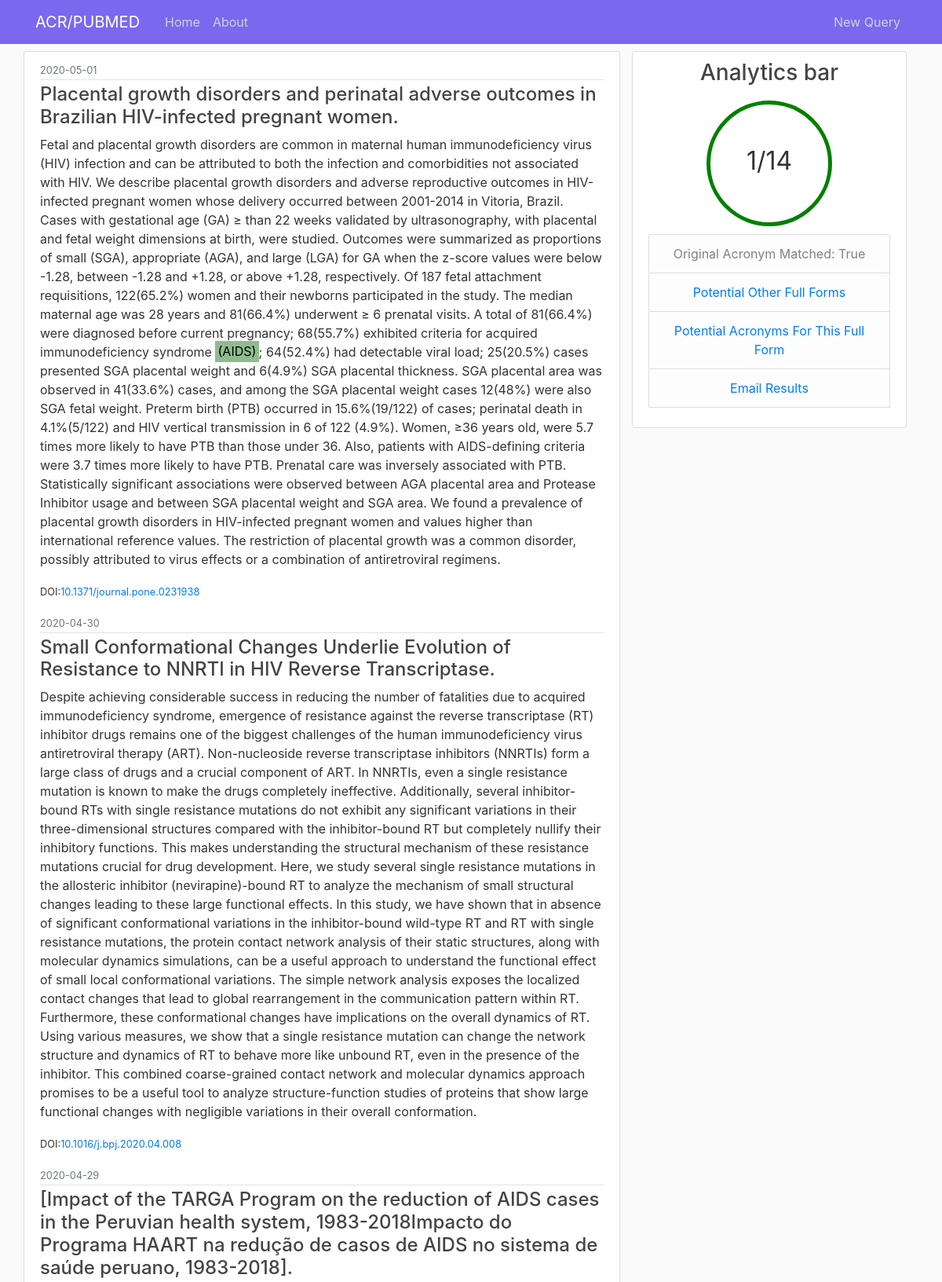
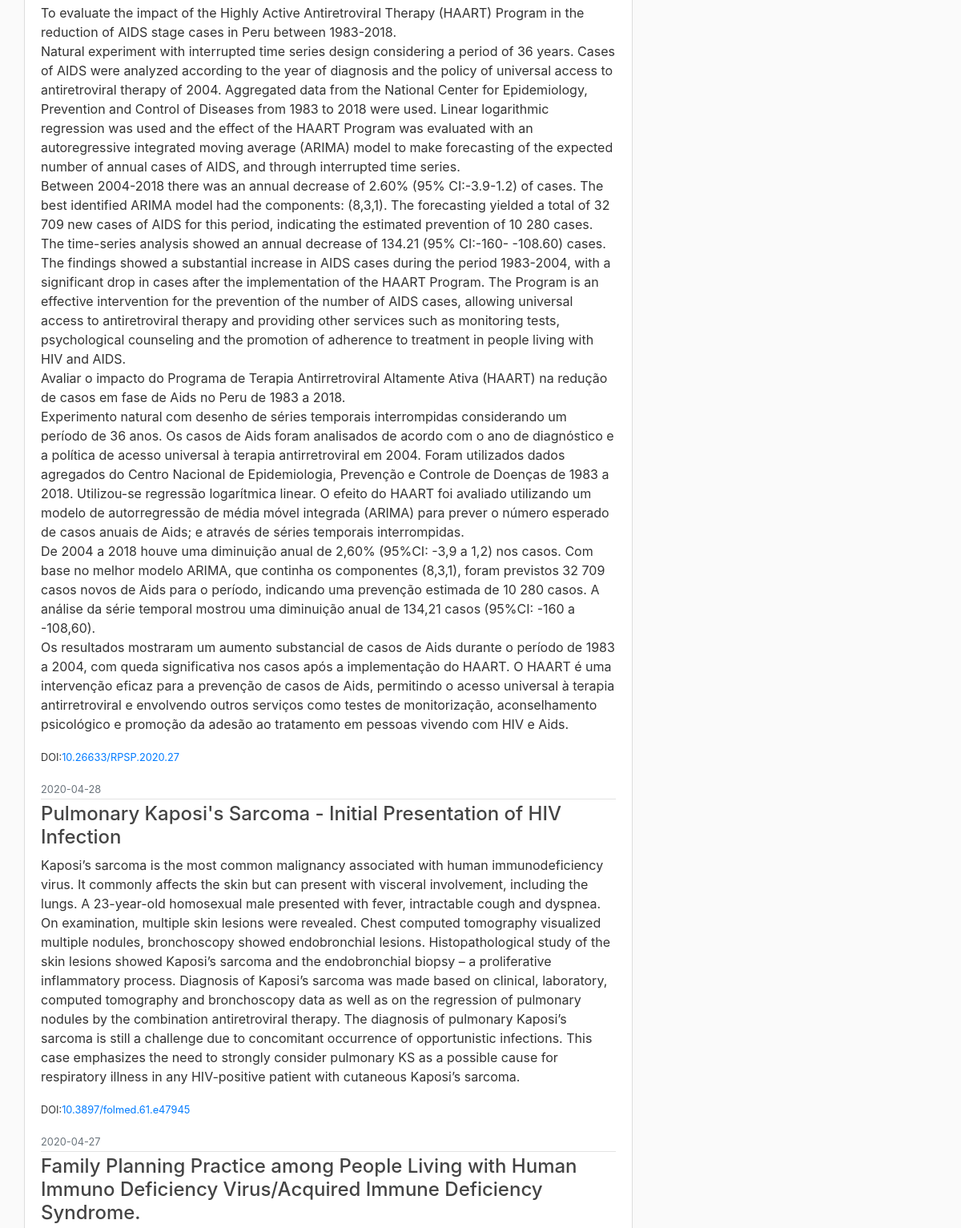
The page /queryt/54 (upper part) on the database its author committed (2 pictures, top to bottom).
### flaskblog/models.py (models this page shows, shortened)
class Article(db.Model):
    id = db.Column(db.Integer, primary_key=True)
    title = db.Column(db.String(100))
    abstract = db.Column(db.Text)
    doi = db.Column(db.String(20))
    publication_date = db.Column(db.DateTime)
    query_id = db.Column(db.Integer, db.ForeignKey('queryt.id'), nullable=False)
    queries = db.relationship('QueryT', backref='author', lazy=True)

class QueryT(db.Model):
    __tablename__ = 'queryt'
    id = db.Column(db.Integer, primary_key=True)
    term = db.Column(db.String(100), nullable=False)
    origterm = db.Column(db.String(100), nullable=False)
    date_posted = db.Column(db.DateTime, nullable=False, default=datetime.utcnow)
    content = db.Column(db.Text, nullable=False)
    percentmatch = db.Column(db.String(3), nullable=False)
    origtermpresent = db.Column(db.Boolean, nullable=False)
    acrmatches = db.Column(db.Text)
    lfmatches = db.Column(db.Text)
    user_id = db.Column(db.String(50), nullable=False)

### flaskblog/queries/routes.py (the view, shortened to what this page needs)
@queries.route("/queryt/<int:queryt_id>", methods=['GET', 'POST'])
def queryt(queryt_id):
    queryt = QueryT.query.get_or_404(queryt_id)
    articles = Article.query.filter_by(query_id=queryt_id)
    lfmatches = None
    acrmatches = None
    if queryt.lfmatches:
        lfmatches = queryt.lfmatches.split(", ")
    acrreplace = []
    if queryt.acrmatches:
        acrmatches = queryt.acrmatches.split(", ")
        for article in articles:
            for term in acrmatches:
                termb = "("+term+")"
                if term.lower() == queryt.origterm.lower():
                    article.abstract = article.abstract.replace(termb, '<mark class="acrmatch">'+termb+'</mark>')
                else:
                    article.abstract = article.abstract.replace(termb, '<mark class="acr">'+termb+'</mark>')
            article.abstract = Markup(article.abstract)
    form = Email()
    def send_email(subject,sender,recipients,text_body):
         msg = Message(subject, sender=sender, recipients=recipients)
         msg.body = "hello max"
         mail.send(msg)
    return render_template('queryt.html', form=form, title=queryt.term, queryt=queryt, lfmatches=lfmatches, acrmatches=acrmatches, content=articles)

### flaskblog/templates/queryt.html (shortened to what this page needs)
{% extends "layout.html" %}
{% block content %}
    <main role="main" class="container">
      <div class="row">
        <div class="col-md-12">
        </div>
      <article class="media content-section col-md-8">
        <div class="media-body">
            {% for article in content %}
                <div class="article-metadata">
                    <small class="text-muted">{{ article.publication_date.strftime('%Y-%m-%d') }}</small>
                </div>
                    <h4 class="article-title">{{ article.title }}</h4>
                    <p class="article-content">{{ article.abstract }}</p>
                    <small>DOI:<a href="//doi.org/{{ article.doi }}">{{ article.doi }}</a></small>
            {% endfor %}
        </div>
      </article>
        <div class="col-md-4">
            <div class="content-section">
                <h3 class="text-center">Analytics bar</h3>
                <div class="row d-flex justify-content-center">
                  {% if queryt.origtermpresent %}
                    <div class="circleg "><p></p>{{  queryt.percentmatch }}</div>
                  {% else %}
                    <div class="circle"><p></p>{{  queryt.percentmatch }}</div>
                  {% endif %}
                </div>
                  <ul class="list-group text-center">
                      <li class="list-group-item list-group-item-light">Original Acronym Matched:
                        {% if queryt.origtermpresent %}
                            {{ queryt.origtermpresent }}
                        {% else %}
                            {{ queryt.origtermpresent }}
                        {% endif %}
                      </li>
                      <li class="list-group-item list-group-item-light">
                          <a data-toggle="collapse" data-target="#collapseOne" href="collapseOne">
                              Potential Other Full Forms
                          </a>
                      </li>
                      <li class="list-group-item list-group-item-light">
                          <a data-toggle="collapse" data-target="#collapseTwo" href="collapseTwo">
                              Potential Acronyms For This Full Form
                          </a>
                      </li>
                      <li class="list-group-item list-group-item-light">
                          <a data-toggle="collapse" data-target="#collapseThree" href="collapseThree">
                              Email Results
                          </a>
                      </li>
                  </ul>
            </div>
        </div>
      </div>
    </main>
{% endblock content %}

### flaskblog/static/main.css (style rules this page uses)
body { background: #fafafa; color: #333333; margin-top: 4rem; }
h1, h2, h3, h4, h5, h6 { color: #444444; }
.content-section { vertical-align: central; background: #ffffff; padding: 10px 20px; border: 1px solid #dddddd; border-radius: 3px; margin-bottom: 20px; }
mark.acrmatch { background-color: darkseagreen; }
.row { margin-top:1px; }
.circleg { width: 5em; height: 5em; line-height: 3.5em; border-radius: 50%; text-align: center; font-size: 32px; border: 5px solid green; margin: 10px; }
.article-title { color: #444444; overflow: hidden; text-overflow: ellipsis; }
.article-content { white-space: pre-line; }
.article-metadata { padding-bottom: 1px; margin-bottom: 4px; border-bottom: 1px solid #e3e3e3; }
.media-body { overflow:hidden; }
.article-content { overflow: hidden ; }

### rows shown on the page
Article: publication_date "2020-05-01", title "Placental growth disorders and perinatal adverse outcomes in Brazilian HIV-infected pregnant women.", abstract "Fetal and placental growth disorders are common in maternal human immunodeficiency virus (HIV) infection and can be attributed to both the infection and comorbidities not associated with HIV. We describe placental growth disorders and adverse reproductive outcomes in HIV-infected pregnant women whose delivery occurred between 2001-2014 in Vitoria, Brazil. Cases with gestational age (GA) ≥ than 22 weeks validated by ultrasonography, with placental and fetal weight dimensions at birth, were studied. Outcomes were summarized as proportions of small (SGA), appropriate (AGA), and large (LGA) for GA when the z-score values were below -1.28, between -1.28 and +1.28, or above +1.28, respectively.…", doi "10.1371/journal.pone.0231938"
Article: publication_date "2020-04-30", title "Small Conformational Changes Underlie Evolution of Resistance to NNRTI in HIV Reverse Transcriptase.", abstract "Despite achieving considerable success in reducing the number of fatalities due to acquired immunodeficiency syndrome, emergence of resistance against the reverse transcriptase (RT) inhibitor drugs remains one of the biggest challenges of the human immunodeficiency virus antiretroviral therapy (ART). Non-nucleoside reverse transcriptase inhibitors (NNRTIs) form a large class of drugs and a crucial component of ART. In NNRTIs, even a single resistance mutation is known to make the drugs completely ineffective. Additionally, several inhibitor-bound RTs with single resistance mutations do not exhibit any significant variations in their three-dimensional structures compared with the…", doi "10.1016/j.bpj.2020.04.008"
Article: publication_date "2020-04-29", title "[Impact of the TARGA Program on the reduction of AIDS cases in the Peruvian health system, 1983-2018Impacto do Programa HAART na redução de casos de AIDS no sistema de saúde peruano, 1983-2018].", abstract "To evaluate the impact of the Highly Active Antiretroviral Therapy (HAART) Program in the reduction of AIDS stage cases in Peru between 1983-2018. Natural experiment with interrupted time series design considering a period of 36 years. Cases of AIDS were analyzed according to the year of diagnosis and the policy of universal access to antiretroviral therapy of 2004. Aggregated data from the National Center for Epidemiology, Prevention and Control of Diseases from 1983 to 2018 were used. Linear logarithmic regression was used and the effect of the HAART Program was evaluated with an autoregressive integrated moving average (ARIMA) model to make forecasting of the expected number of annual…", doi "10.26633/RPSP.2020.27"
Article: publication_date "2020-04-28", title "Pulmonary Kaposi's Sarcoma - Initial Presentation of HIV Infection", abstract "Kaposi’s sarcoma is the most common malignancy associated with human immunodeficiency virus. It commonly affects the skin but can present with visceral involvement, including the lungs. A 23-year-old homosexual male presented with fever, intractable cough and dyspnea. On examination, multiple skin lesions were revealed. Chest computed tomography visualized multiple nodules, bronchoscopy showed endobronchial lesions. Histopathological study of the skin lesions showed Kaposi’s sarcoma and the endobronchial biopsy – a proliferative inflammatory process. Diagnosis of Kaposi’s sarcoma was made based on clinical, laboratory, computed tomography and bronchoscopy data as well as on the regression…", doi "10.3897/folmed.61.e47945"
Article: publication_date "2020-04-27", title "Family Planning Practice among People Living with Human Immuno Deficiency Virus/Acquired Immune Deficiency Syndrome."
QueryT: percentmatch "1/14", origtermpresent "True"
